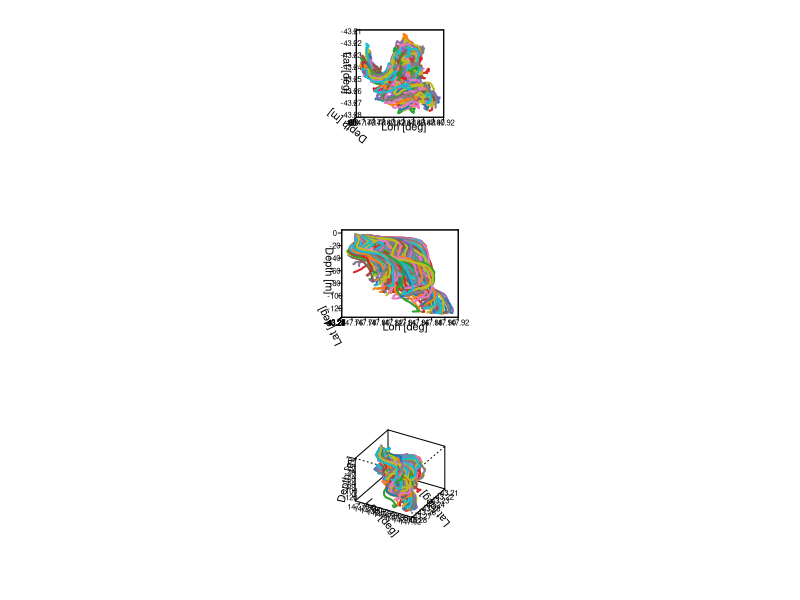

Write R code to recreate this figure.
# R version of particle_example_plot3d.ipynb
#
# Plots particle tracks in 3D from three viewpoints: from above (xy plane),
# from the side (xz plane), and from an angle.
#
# Needs the ncdf4 package. Install it once with: install.packages("ncdf4")
# Run from the folder holding the .nc file, so the relative path below works.
# In RStudio: Session > Set Working Directory > To Source File Location.
# The plot is saved as a PNG file there, and also shown on screen in RStudio.

library(ncdf4)

PT_ACTIVE <- 0x001  # particle is active

data <- nc_open("particle_tracking_example.nc")
#print(data)

# R reverses the dimension order shown by Python: x is [t, n] in xarray and
# [n, t] here. So each row is a track, and Python's x[:, track] is x[track, ].
x <- ncvar_get(data, "x")
y <- ncvar_get(data, "y")
z <- ncvar_get(data, "z")
flag <- ncvar_get(data, "flag")

nc_close(data)

num_tracks <- nrow(x)

# matplotlib's default colours, which it cycles through for successive lines
track_colours <- c(
  "#1f77b4", "#ff7f0e", "#2ca02c", "#d62728", "#9467bd",
  "#8c564b", "#e377c2", "#7f7f7f", "#bcbd22", "#17becf"
)

# Axis ranges cover the active particle positions, plus a 5% margin each side
# so tracks don't touch the box. matplotlib works this out automatically.
active <- flag == PT_ACTIVE
range_with_margin <- function(values) {
  limits <- range(values)
  limits + c(-1, 1) * 0.05 * diff(limits)
}
xlim <- range_with_margin(x[active])
ylim <- range_with_margin(y[active])
zlim <- range_with_margin(z[active])

# Draws one panel. persp() is base R's 3D plot: it draws the box and axes
# (the surface itself is left invisible), and returns the viewing matrix that
# trans3d() uses to place the track lines.
#
# theta and phi set the viewpoint. They relate to matplotlib's view_init() as
# theta = azim + 90 and phi = elev. A large d gives a near-orthographic view,
# and expand = 0.75 matches the box proportions matplotlib uses.
plot_tracks <- function(theta, phi) {
  view <- persp(
    x = xlim, y = ylim, z = matrix(zlim[1], 2, 2), zlim = zlim,
    theta = theta, phi = phi, d = 1000, expand = 0.75,
    col = NA, border = NA,
    ticktype = "detailed", nticks = 8, cex.axis = 0.7,
    xlab = "Lon [deg]", ylab = "Lat [deg]", zlab = "Depth [m]"
  )

  for (track in seq_len(num_tracks)) {
    # extract [lon, lat, z] particle positions for a given track
    xlon <- x[track, ]
    ylat <- y[track, ]
    zpos <- z[track, ]

    # keep the parts of the arrays in which particles are active
    okay <- flag[track, ] == PT_ACTIVE

    # (track - 1) %% 10 + 1 cycles through the 10 colours
    lines(
      trans3d(xlon[okay], ylat[okay], zpos[okay], view),
      col = track_colours[(track - 1) %% 10 + 1],
      lwd = 2
    )
  }
}

plot_all_views <- function() {
  # 3 rows, 1 column, with margins wide enough to fit the axis labels
  old_par <- par(mfrow = c(3, 1), mar = c(6, 7, 2, 7))
  on.exit(par(old_par))

  plot_tracks(theta = 0, phi = 90)   # xy plane
  plot_tracks(theta = 0, phi = 0)    # xz plane
  plot_tracks(theta = 30, phi = 30)  # matplotlib's default view
}

png("particle_tracks_3d.png", width = 8, height = 24, units = "in", res = 150)
plot_all_views()
invisible(dev.off())

# Three rows don't fit in RStudio's plot pane (R can stop with "figure margins
# too large"), so on screen each view is its own plot. Use the arrows in the
# Plots pane to move between them.
if (interactive()) {
  old_par <- par(mar = c(4, 5, 1, 5))
  plot_tracks(theta = 0, phi = 90)   # xy plane
  plot_tracks(theta = 0, phi = 0)    # xz plane
  plot_tracks(theta = 30, phi = 30)  # matplotlib's default view
  par(old_par)
}
